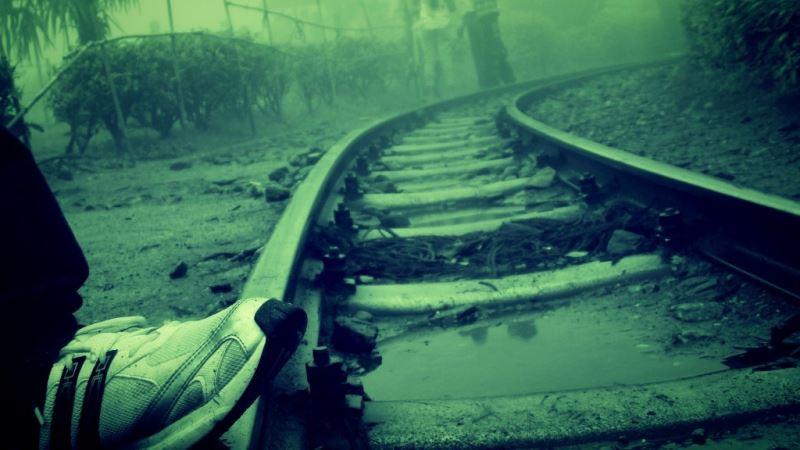
#> input picture img/2017111390333098.jpg, 800 x 450 px, found by its file name
$ python go_play.py
#> lines starting #> are read from the running program, lines starting #| are printed output that depends on the picture
### classes/img.py
import os
from PIL import Image


class imgs:
    def __init__(self):
        self.addr = os.path.abspath('')+'\\img\\'
        self.im = Image.open(os.path.abspath('')+'\\img\\'+'2017111390333098.jpg')
#> self.im is the input picture: PIL image 800x450 RGB; mean R, G, B 50.2, 98.5, 82.8


    def imageDetail(self):
        detail = {}
        detail['图像的格式'] = self.im.format
        detail['图像的大小'] = self.im.size
        detail['图像的宽度'] = self.im.width
        detail['图像的高度'] = self.im.height
        print(detail)
#| {'图像的格式': 'JPEG', '图像的大小': (800, 450), '图像的宽度': 800, '图像的高度': 450}
        return detail

    # [12 lines left out: functions createColorBlock, mixedImage, not called in this run]

    def pixelMixed(self):
        # 定义一个方法
        def func(x):
            return x * 2
        # 对图像im每个像素点进行func中的操作，其中func不能加()
        Image.eval(self.im, lambda x: x * 2).show()
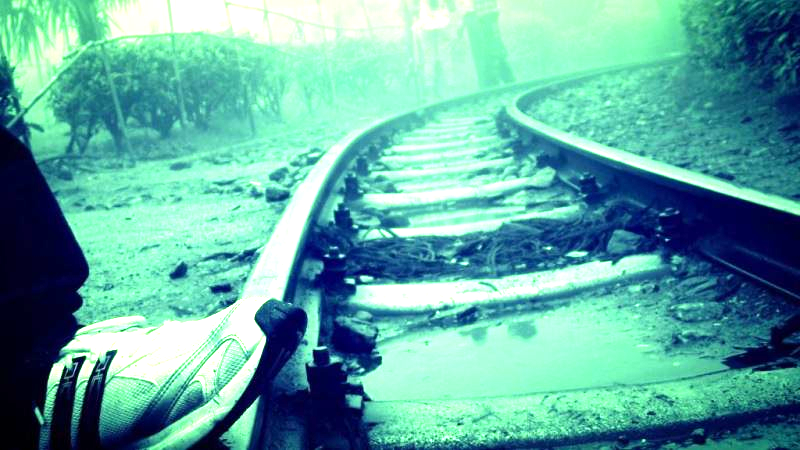
#> shown: PIL image 800x450 RGB; mean R, G, B 98, 171.5, 164.3
        return Image.eval(self.im, func)

### go_play.py
import os
from PIL import Image
from classes import img

def pathAddr():
    addr = os.path.abspath('')+'\\img'
    return addr

def imageRead():
    image = Image.open(pathAddr()+'\\2017111390333098.jpg')
    image.show()

def imagedetail():
    image = Image

if __name__ == '__main__':
    pathAddr()
    #imageRead()
    text = img.imgs()
    text.imageDetail()
    #text.createColorBlock()
    #text.mixedImage()
    text.pixelMixed()
